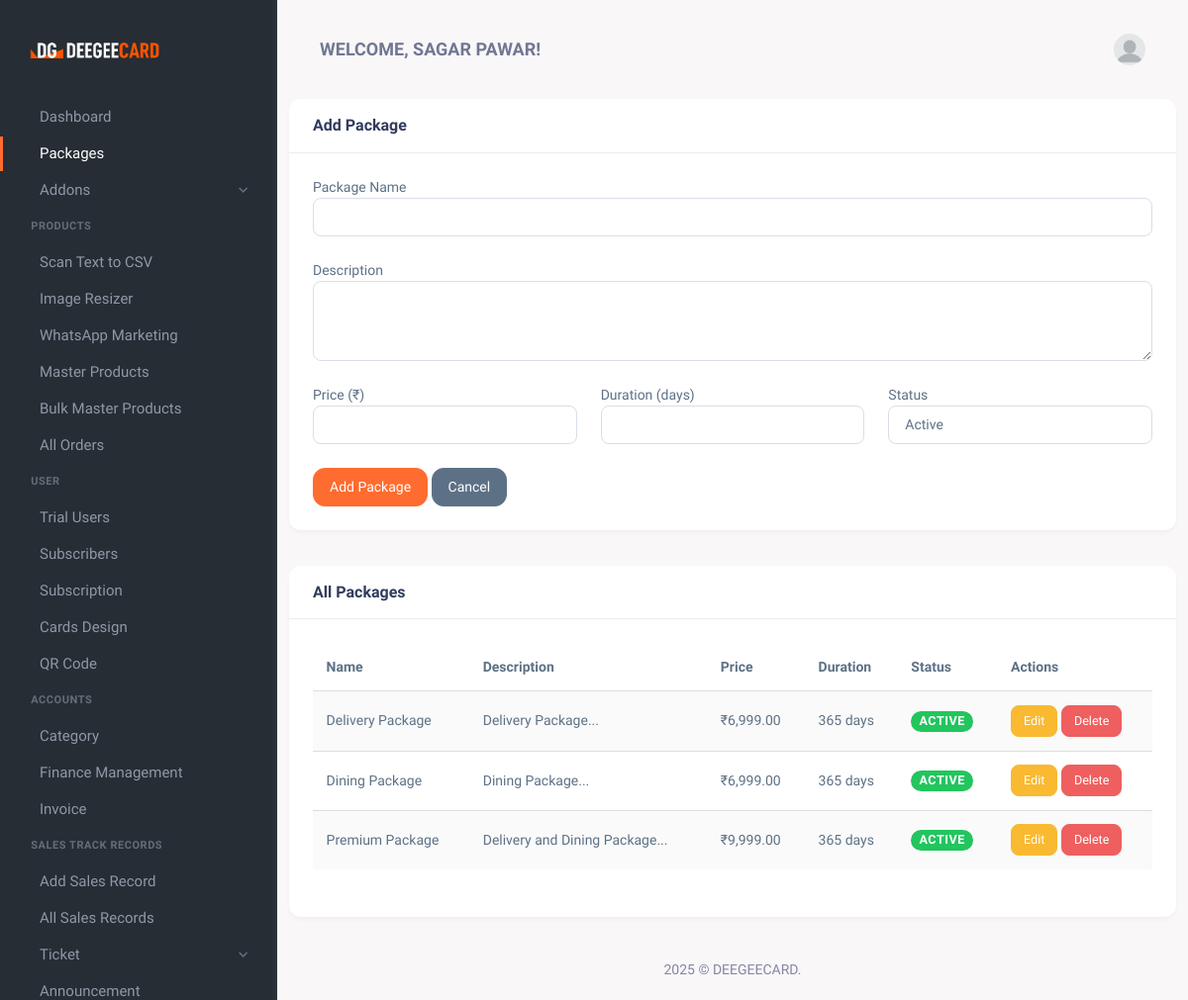
The page /packages.php (signed in) on the database as committed earlier.
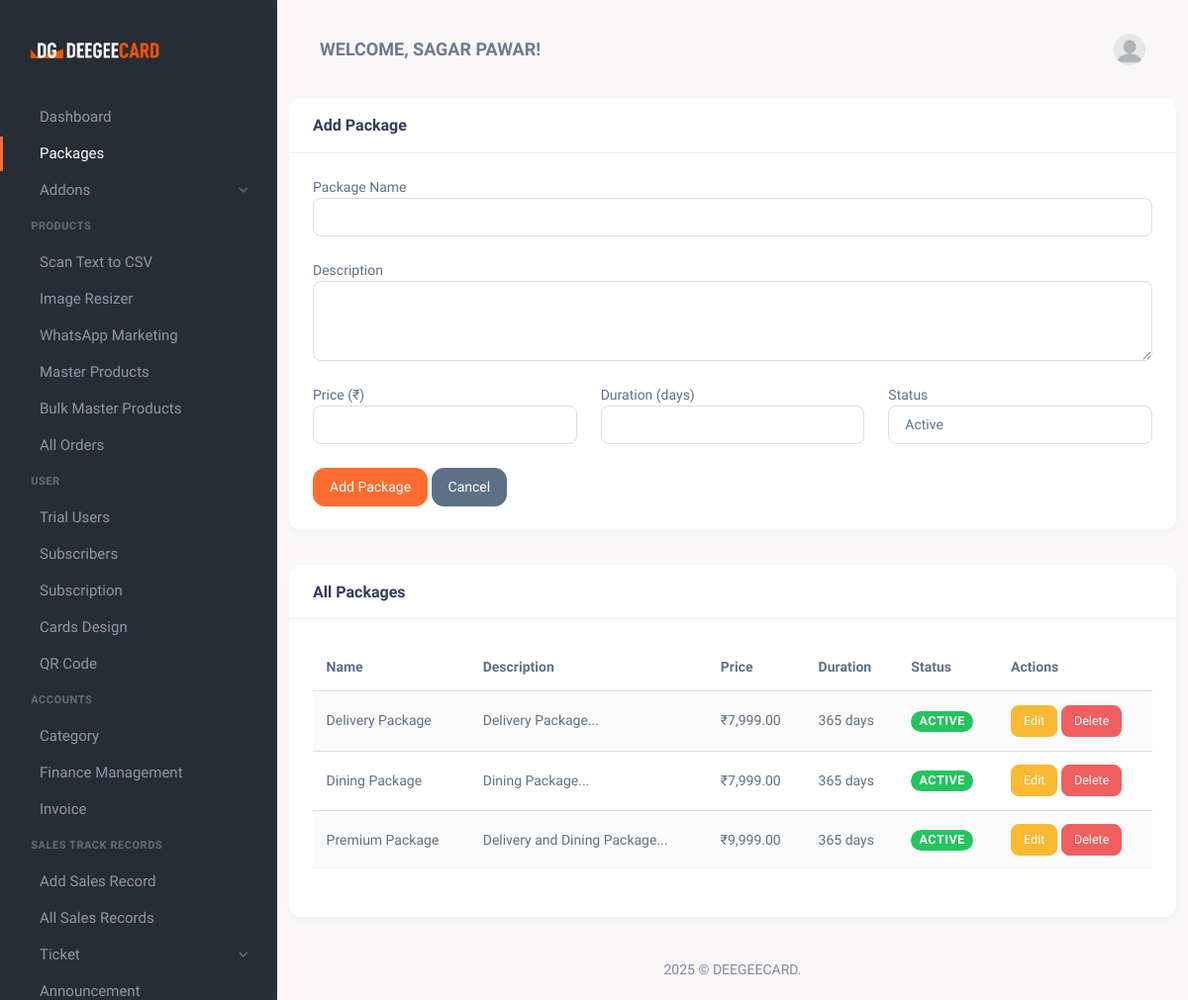
The same page on the database as committed later.
### tables this page shows
CREATE TABLE `packages` (
  `id` int(11) NOT NULL,
  `name` varchar(255) NOT NULL,
  `description` text,
  `price` decimal(10,2) NOT NULL,
  `duration` int(11) DEFAULT NULL,
  `status` varchar(10) DEFAULT 'active',
  `created_at` timestamp NOT NULL DEFAULT CURRENT_TIMESTAMP,
  `updated_at` timestamp NOT NULL DEFAULT CURRENT_TIMESTAMP ON UPDATE CURRENT_TIMESTAMP,
  `is_featured` tinyint(1) DEFAULT '0',
  `is_active` tinyint(1) DEFAULT '1'
);

### packages.php (the view, shortened to what the changed rows need)
<?php
require 'db_connection.php';
$sql = "SELECT * FROM packages ORDER BY name";
$stmt = $conn->prepare($sql);
$stmt->execute();
$packages = $stmt->get_result()->fetch_all(MYSQLI_ASSOC);
?>
<!DOCTYPE html>
<html lang="en">
<head>
    <link href="assets/css/vendor.min.css" rel="stylesheet" type="text/css" />
    <link href="assets/css/icons.min.css" rel="stylesheet" type="text/css" />
    <link href="assets/css/app.min.css" rel="stylesheet" type="text/css" />
    <link href="assets/css/style.css" rel="stylesheet" type="text/css" />
</head>
<body>
    <div class="wrapper">
        <div class="page-content">
            <div class="container">
                <div class="row">
                    <div class="col-xl-12">
                        <div class="card mt-4">
                            <div class="card-body">
                                <?php if (empty($packages)): ?>
                                    <p>No packages found.</p>
                                <?php else: ?>
                                    <div class="table-responsive">
                                        <table class="table table-striped">
                                            <thead>
                                                <tr>
                                                    <th>Name</th>
                                                    <th>Description</th>
                                                    <th>Price</th>
                                                    <th>Duration</th>
                                                    <th>Status</th>
                                                    <th>Actions</th>
                                                </tr>
                                            </thead>
                                            <tbody>
                                                <?php foreach ($packages as $pkg): ?>
                                                    <tr>
                                                        <td><?= htmlspecialchars($pkg['name']) ?></td>
                                                        <td><?= htmlspecialchars(substr($pkg['description'], 0, 50)) ?>...</td>
                                                        <td>₹<?= number_format($pkg['price'], 2) ?></td>
                                                        <td><?= $pkg['duration'] ?> days</td>
                                                        <td>
                                                            <span class="badge bg-<?= $pkg['status'] === 'active' ? 'success' : 'secondary' ?>">
                                                                <?= ucfirst($pkg['status']) ?>
                                                            </span>
                                                        </td>
                                                        <td>
                                                            <a href="packages.php?edit_id=<?= $pkg['id'] ?>" class="btn btn-sm btn-warning">Edit</a>
                                                            <a href="packages.php?delete_id=<?= $pkg['id'] ?>"
                                                               class="btn btn-sm btn-danger"
                                                               onclick="return confirm('Are you sure you want to delete this package?')">Delete</a>
                                                        </td>
                                                    </tr>
                                                <?php endforeach; ?>
                                            </tbody>
                                        </table>
                                    </div>
                                <?php endif; ?>
                            </div>
                        </div>
                    </div>
                </div>
            </div>
        </div>
    </div>
</body>
</html>

Rows that differ between the two databases and show on the page:
changed packages "Delivery Package": price "6,999.00" → "7,999.00"
changed packages "Dining Package": price "6,999.00" → "7,999.00"
